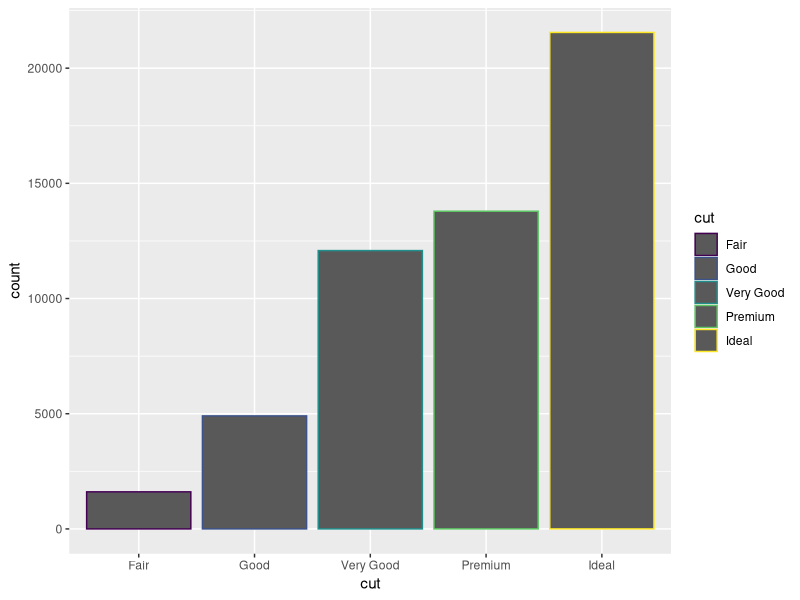
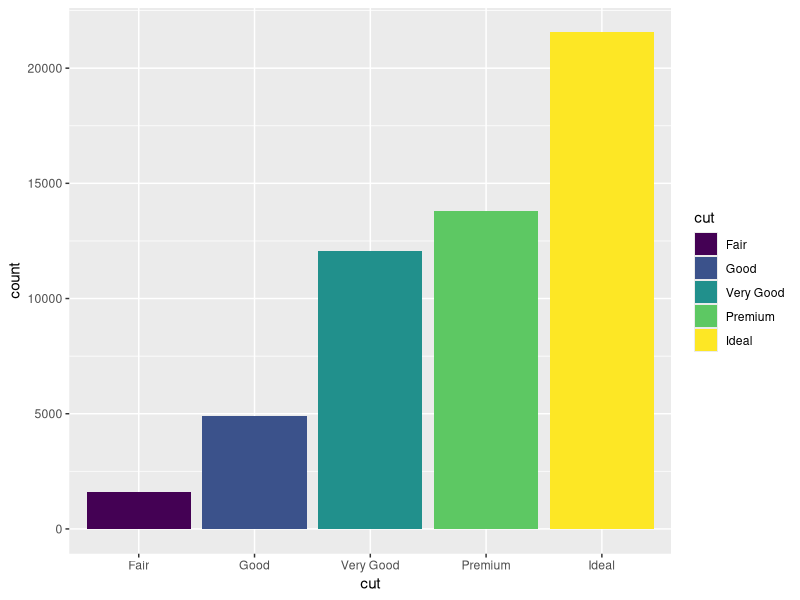
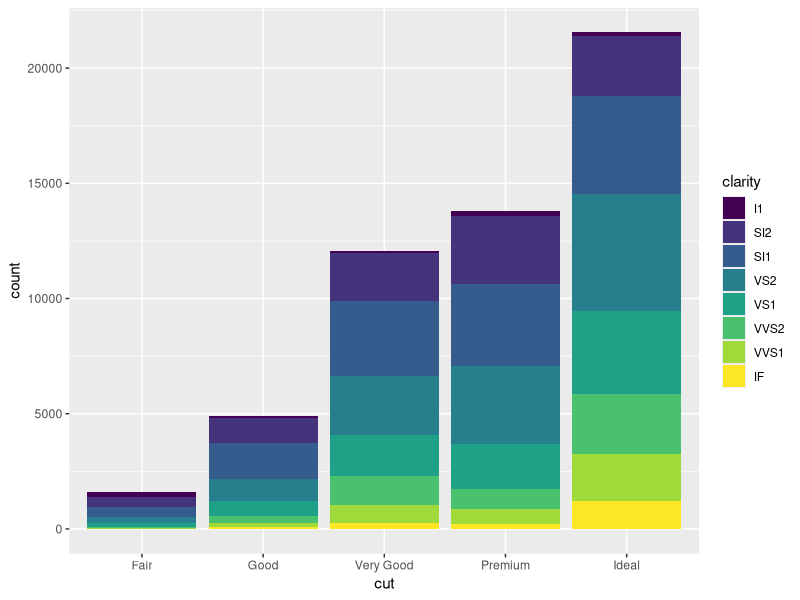
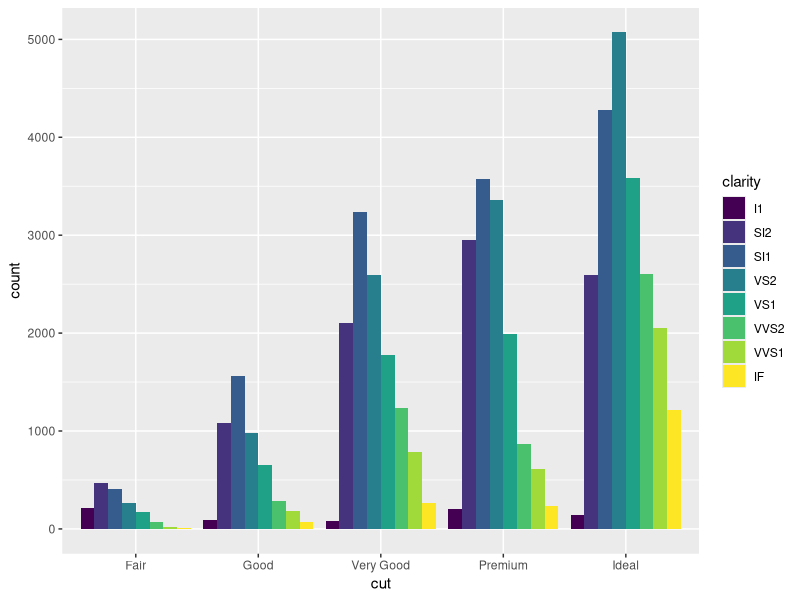
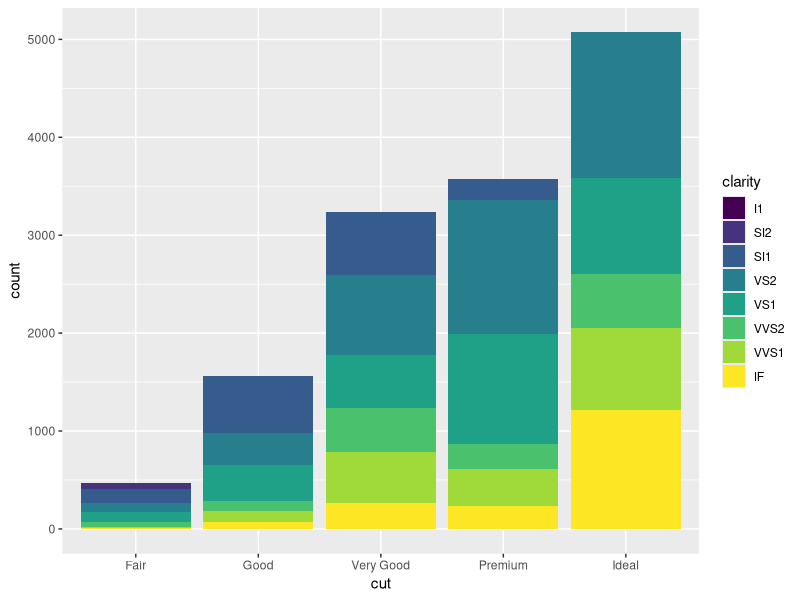
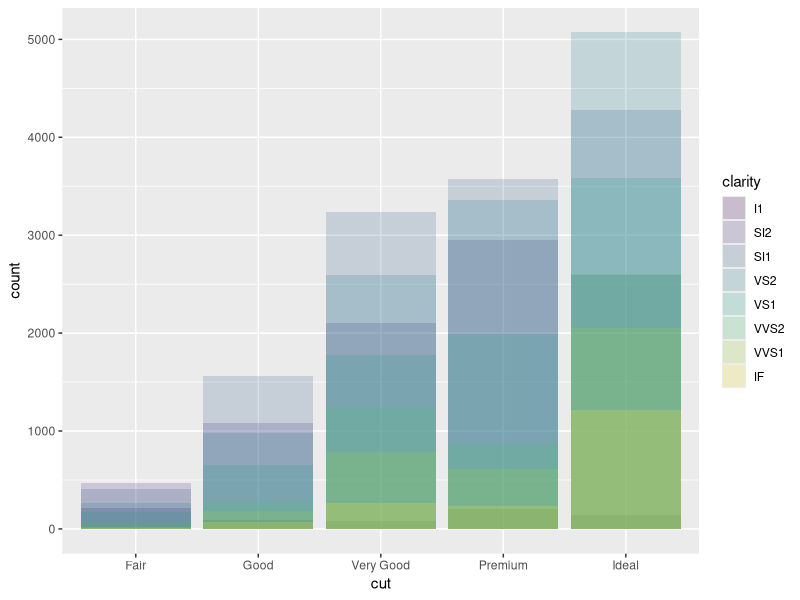
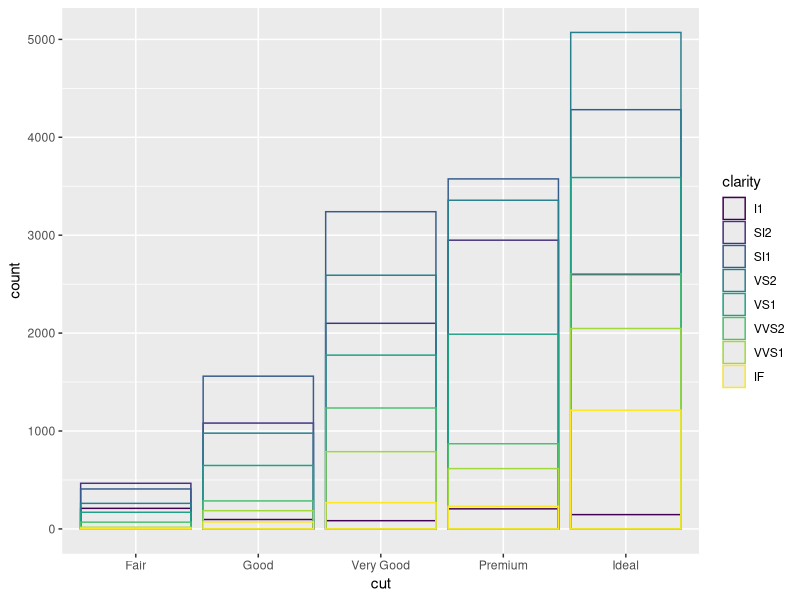
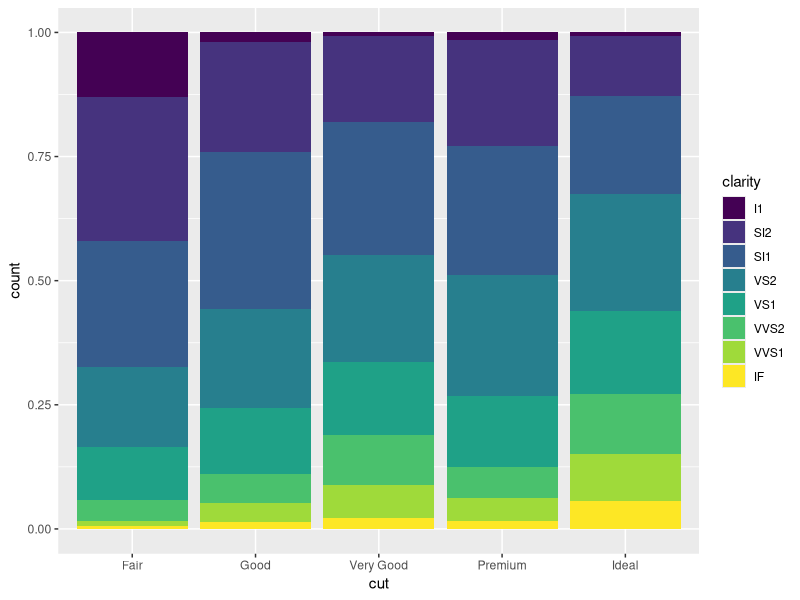

Here is the R script that generated these plots, in order:
library("tidyverse")
# Position Adjustments
ggplot(data = diamonds) +
    geom_bar(mapping = aes(x = cut, color = cut))

ggplot(data = diamonds) +
    geom_bar(mapping = aes(x = cut, fill = cut))


ggplot(data = diamonds) +
    geom_bar(mapping = aes(x = cut, fill = clarity))

ggplot(data = diamonds) +
    geom_bar(
        mapping = aes(x = cut, fill = clarity),
        position = "dodge"
    ) # places overlapping objects directly beside one another

ggplot(data = diamonds) +
    geom_bar(
        mapping = aes(x = cut, fill = clarity),
        position = "identity"
    ) # place each object exactly where it falls in the context of the graph

ggplot(data = diamonds) +
    geom_bar(
        mapping = aes(x = cut, fill = clarity),
        position = "identity", alpha = 1 / 5
    )

ggplot(
    data = diamonds,
    mapping = aes(x = cut, color = clarity)
) +
    geom_bar(fill = NA, position = "identity")

ggplot(data = diamonds) +
    geom_bar(
        mapping = aes(x = cut, fill = clarity),
        position = "fill"
    ) # makes each set of stacked bars the same height

ggplot(data = mpg) +
    geom_point(
        mapping = aes(x = displ, y = hwy),
        position = "jitter"
    ) # adds a small amount of random noise to each point

# exercise
ggplot(data = mpg) +
    geom_bar(aes(x = class, fill = drv), position = "dodge")

ggplot(data = mpg) + 
    geom_bar(aes(x = class, fill = factor(cyl)), position = "fill")
